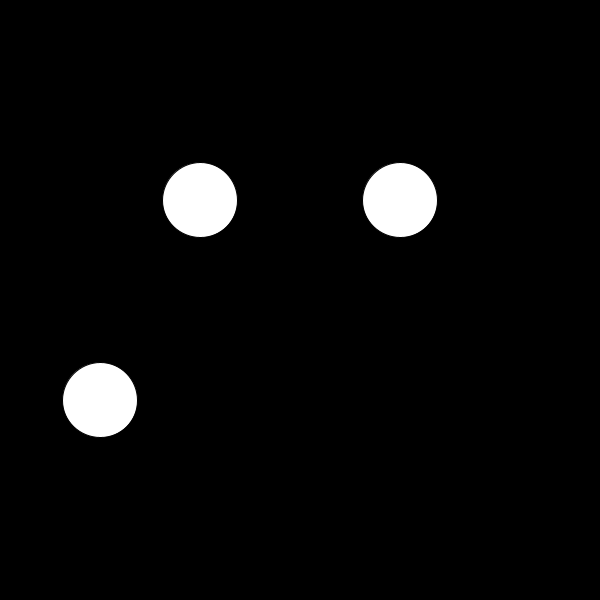
Frame 1 (no input)
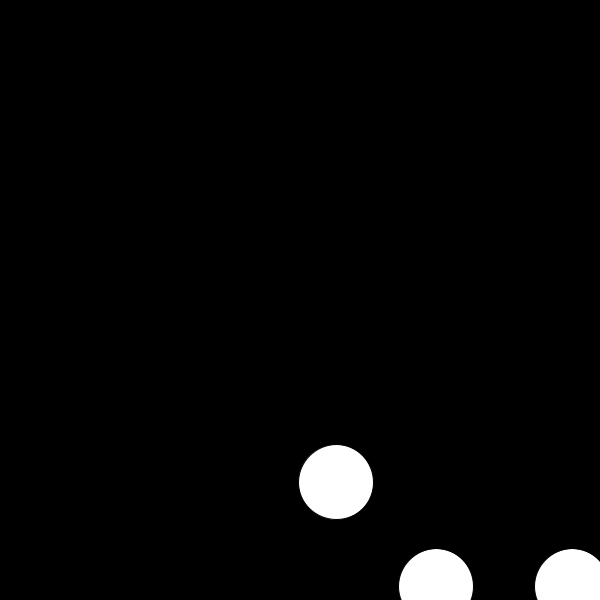
Frame 60 (the mouse pressed at the canvas centre just before this capture)
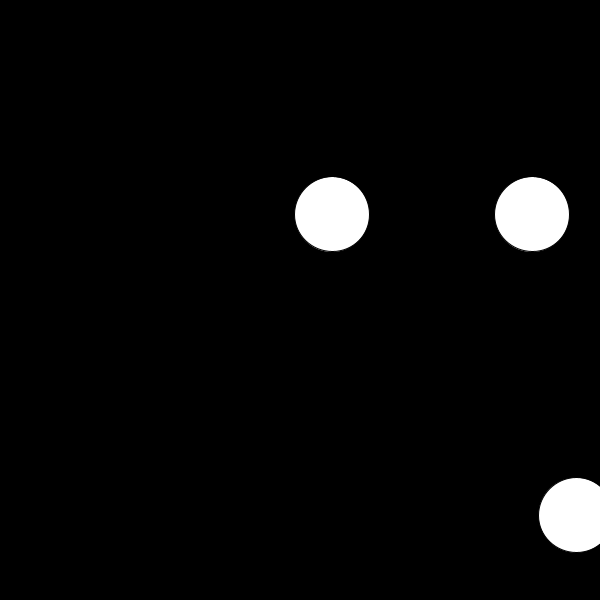
Frame 120 (the mouse held since frame 60 and released just before this capture)

The Processing sketch that drew these frames (run headless with seeded random() and noise(); from frame 60 on, the mouse is pressed at the canvas centre):

// Processing sketch: processing_130098
// ── processing_130098.pde

// via Jose Sanchez
// http://vimeo.com/16907710 

Ball myBall;                      // step 1 declare  
Ball myBall2;              
Ball myBall3;              

void setup(){
  size(600,600);
  smooth();
  
  myBall = new Ball(200,200);    // step 2 initialize
  myBall2 = new Ball(100,400);    
  myBall3 = new Ball(400,200);    
}

void draw(){
  background(0);
  myBall.run();                 // step 3 call functionality
  myBall2.run();
  myBall3.run();
}

class Ball{
  // GLOBAL VARIABLES
  float x = 0;
  float y = 0;
  float speedX = 4;
  float speedY = 0.75;
  
  // CONSTRUCTOR
  Ball(float _x, float _y){  
    x = _x;
    y = _y;
  }
  
  // FUNCTIONS
  void run(){
    display();
    move();
    bounce();
    gravity();
  }

  void gravity(){
    speedY += 0.2;
  }
  
  void bounce(){
    if(x > width){
      speedX = speedX * -1;
    }
    if(x < 0 ){
      speedX = speedX * -1;
    }
    if(y > height){
      speedY = speedY * -1;
    }
    if(y < 0){
      speedY = speedY * -1;
    }  
  }
  
  void move(){
    x += speedX;
    y += speedY;
  }
  
  void display(){
    ellipse(x,y,75,75); 
  }
}  
